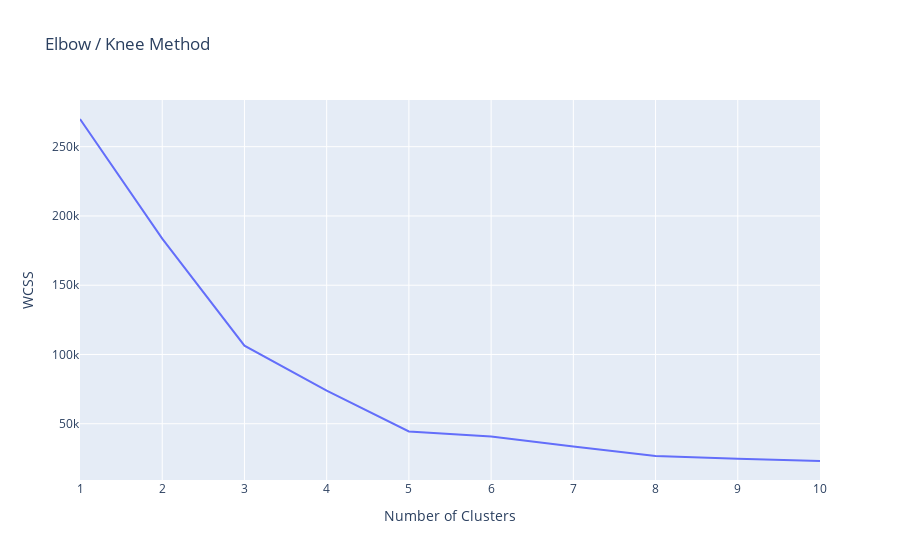

The notebook cell saved with this chart:
### Markdown cell above
#### Applying the (Elbow/knee) Method

### Code cell
WCSS = []
for i in range(1,11):
    kmeans = KMeans(n_clusters=i,init='k-means++',random_state=42)
    kmeans.fit(data)
    WCSS.append(kmeans.inertia_)


fig= px.line(x= range(1,11),y = WCSS,title='Elbow / Knee Method')
fig.update_layout(
    xaxis_title = 'Number of Clusters',
    yaxis_title  = 'WCSS'
 ) 
iplot(fig)

### Figure 1 — Plotly figure (JSON) as saved in the notebook; plotly's stock layout.template omitted (floating-point values rounded to 4 significant figures)
{"data": [{"hovertemplate": "x=%{x}<br>y=%{y}<extra></extra>", "legendgroup": "", "line": {"color": "#636efa", "dash": "solid"}, "marker": {"symbol": "circle"}, "mode": "lines", "name": "", "orientation": "v", "showlegend": false, "type": "scatter", "x": [1, 2, 3, 4, 5, 6, 7, 8, 9, 10], "xaxis": "x", "y": [270000.0, 183700.0, 106300.0, 73880.0, 44450.0, 40830.0, 33640.0, 26690.0, 24770.0, 23100.0], "yaxis": "y"}], "layout": {"autosize": true, "legend": {"tracegroupgap": 0}, "title": {"text": "Elbow / Knee Method"}, "xaxis": {"anchor": "y", "autorange": true, "domain": [0, 1], "range": [1, 10], "title": {"text": "Number of Clusters"}, "type": "linear"}, "yaxis": {"anchor": "x", "autorange": true, "domain": [0, 1], "range": [9388.0, 283700.0], "title": {"text": "WCSS"}, "type": "linear"}}}
